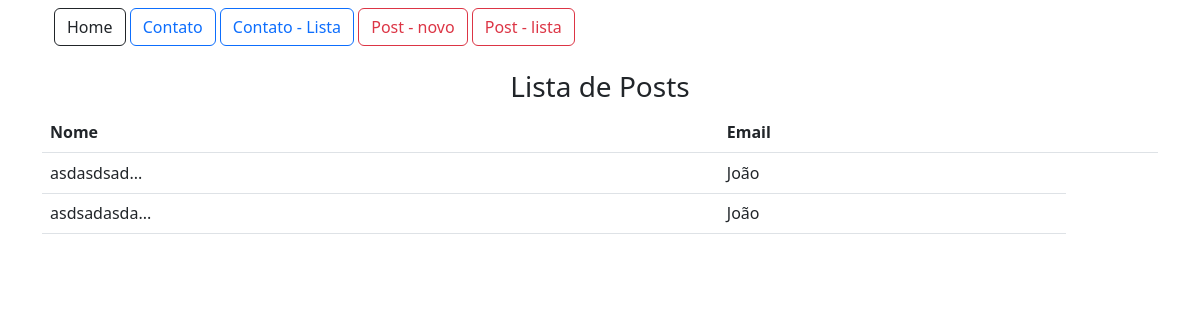
Before: /post/lista/ (signed in) with the older database file.
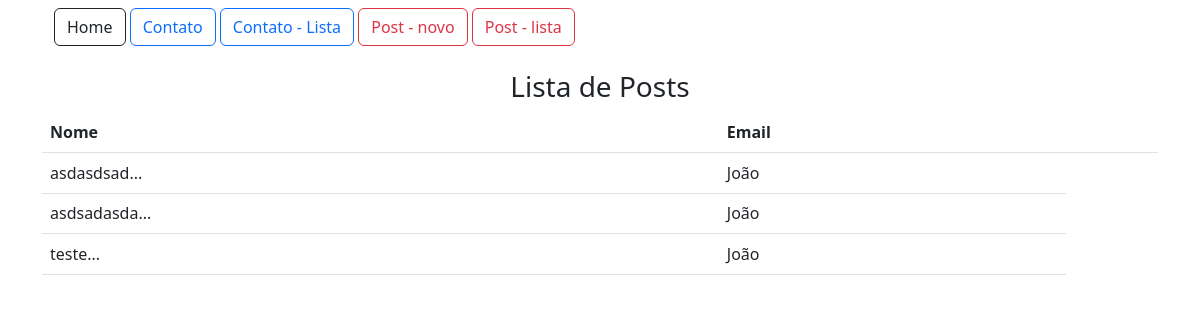
After: the same page with the newer database file.
### app/models.py (models this page shows)
class Post (db.Model):
    id = db.Column (db.Integer, primary_key = True)
    data_criacao = db.Column (db.DateTime, default = datetime.now())
    mensagem = db.Column (db.String, nullable = True)
    user_id = db.Column(db.Integer, db.ForeignKey('user.id'), nullable=True)
    comentarios = db.relationship('PostComentarios', backref='post', lazy=True)
    def msg_resumo(self):
        return f"{self.mensagem[:10]}..."

class User (db.Model, UserMixin):
    id = db.Column (db.Integer, primary_key = True)
    nome = db.Column (db.String, nullable = True)
    sobrenome = db.Column (db.String, nullable=True)
    email = db.Column (db.String, nullable=True)
    senha = db.Column (db.String, nullable=True)
    posts = db.relationship ('Post', backref='user', lazy=True)
    post_comentarios = db.relationship('PostComentarios', backref='user', lazy=True)

### app/view.py (the view)
@app.route('/post/lista/')
def PostLista():
    posts = Post.query.all()
    print(current_user.posts)
    return render_template('post_lista.html', posts=posts)

### app/models.py (called while the page is built)
@login_manager.user_loader
def load_user (user_id):
    return User.query.get(user_id)

### app/templates/post_lista.html (shortened to what this page needs)
{% extends 'base.html' %}
{% block content %}
<div class="container">
  {% include 'nave.html' %}
  <div class="row mt-4 text-center">
    <h3>Lista de Posts</h3>
  </div>
  <div class="col-12">
    <table class="table">
      <thead>
        <tr>
          <th>Nome</th>
          <th>Email</th>
          <th></th>
        </tr>
      </thead>
      <tbody>
        {%for linha in posts%}
        <tr>
          <td>{{linha.msg_resumo()}}</td>
          <td>{{linha.user.nome}}</td>
        {% endfor %}
      </tbody>
    </table>
  </div>
</div>
{% endblock %}

Changed rows visible on the page:
added Post: msg_resumo "teste...", user.nome "João"
